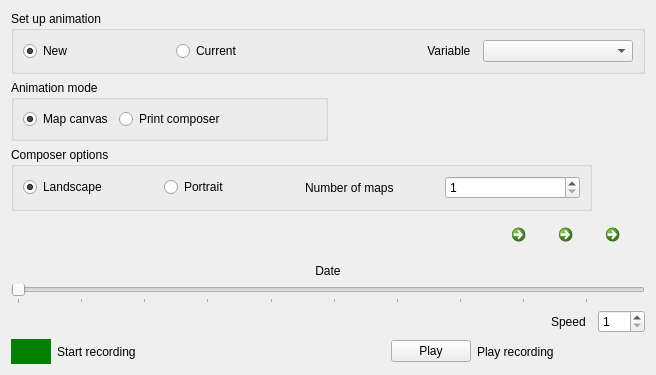
            <widget class="QWidget" name="animationTab">
             <attribute name="title">
              <string>&amp;Animated maps</string>
             </attribute>
             <layout class="QGridLayout" name="gridLayout_9">
              <item row="1" column="2">
               <widget class="QLabel" name="calculateLabel">
                <property name="text">
                 <string/>
                </property>
               </widget>
              </item>
              <item row="2" column="0" colspan="8">
               <widget class="QGroupBox" name="composeOptions">
                <property name="title">
                 <string>Composer options</string>
                </property>
                <layout class="QHBoxLayout" name="horizontalLayout_3">
                 <item>
                  <widget class="QRadioButton" name="composeLandscape">
                   <property name="text">
                    <string>Landscape</string>
                   </property>
                   <property name="checked">
                    <bool>true</bool>
                   </property>
                  </widget>
                 </item>
                 <item>
                  <widget class="QRadioButton" name="composePortrait">
                   <property name="text">
                    <string>Portrait</string>
                   </property>
                  </widget>
                 </item>
                 <item>
                  <widget class="QLabel" name="label_16">
                   <property name="text">
                    <string>Number of maps</string>
                   </property>
                  </widget>
                 </item>
                 <item>
                  <widget class="QSpinBox" name="composeCount">
                   <property name="minimum">
                    <number>1</number>
                   </property>
                   <property name="maximum">
                    <number>6</number>
                   </property>
                  </widget>
                 </item>
                </layout>
               </widget>
              </item>
              <item row="3" column="0" colspan="6">
               <spacer name="horizontalSpacer_2">
                <property name="orientation">
                 <enum>Qt::Horizontal</enum>
                </property>
                <property name="sizeHint" stdset="0">
                 <size>
                  <width>233</width>
                  <height>20</height>
                 </size>
                </property>
               </spacer>
              </item>
              <item row="3" column="6">
               <widget class="QCommandLinkButton" name="playCommand">
                <property name="sizePolicy">
                 <sizepolicy hsizetype="Fixed" vsizetype="Fixed">
                  <horstretch>0</horstretch>
                  <verstretch>0</verstretch>
                 </sizepolicy>
                </property>
                <property name="minimumSize">
                 <size>
                  <width>41</width>
                  <height>41</height>
                 </size>
                </property>
                <property name="maximumSize">
                 <size>
                  <width>41</width>
                  <height>41</height>
                 </size>
                </property>
                <property name="toolTip">
                 <string>Start button</string>
                </property>
                <property name="text">
                 <string/>
                </property>
                <property name="icon">
                 <iconset resource="resources.qrc">
                  <normaloff>:/plugins/QSWATPlus/play-24x24.png</normaloff>:/plugins/QSWATPlus/play-24x24.png</iconset>
                </property>
                <property name="iconSize">
                 <size>
                  <width>24</width>
                  <height>24</height>
                 </size>
                </property>
               </widget>
              </item>
              <item row="3" column="7">
               <widget class="QCommandLinkButton" name="pauseCommand">
                <property name="sizePolicy">
                 <sizepolicy hsizetype="Fixed" vsizetype="Fixed">
                  <horstretch>0</horstretch>
                  <verstretch>0</verstretch>
                 </sizepolicy>
                </property>
                <property name="minimumSize">
                 <size>
                  <width>41</width>
                  <height>41</height>
                 </size>
                </property>
                <property name="maximumSize">
                 <size>
                  <width>41</width>
                  <height>41</height>
                 </size>
                </property>
                <property name="toolTip">
                 <string>Pause button</string>
                </property>
                <property name="text">
                 <string/>
                </property>
                <property name="icon">
                 <iconset resource="resources.qrc">
                  <normaloff>:/plugins/QSWATPlus/pause-24x24.png</normaloff>:/plugins/QSWATPlus/pause-24x24.png</iconset>
                </property>
                <property name="iconSize">
                 <size>
                  <width>24</width>
                  <height>24</height>
                 </size>
                </property>
               </widget>
              </item>
              <item row="3" column="8">
               <widget class="QCommandLinkButton" name="rewindCommand">
                <property name="sizePolicy">
                 <sizepolicy hsizetype="Fixed" vsizetype="Fixed">
                  <horstretch>0</horstretch>
                  <verstretch>0</verstretch>
                 </sizepolicy>
                </property>
                <property name="minimumSize">
                 <size>
                  <width>41</width>
                  <height>41</height>
                 </size>
                </property>
                <property name="maximumSize">
                 <size>
                  <width>41</width>
                  <height>41</height>
                 </size>
                </property>
                <property name="toolTip">
                 <string>Rewind button</string>
                </property>
                <property name="text">
                 <string/>
                </property>
                <property name="icon">
                 <iconset resource="resources.qrc">
                  <normaloff>:/plugins/QSWATPlus/rewind-24x24.png</normaloff>:/plugins/QSWATPlus/rewind-24x24.png</iconset>
                </property>
                <property name="iconSize">
                 <size>
                  <width>24</width>
                  <height>24</height>
                 </size>
                </property>
               </widget>
              </item>
              <item row="4" column="0" colspan="9">
               <widget class="QLabel" name="dateLabel">
                <property name="text">
                 <string>Date</string>
                </property>
                <property name="alignment">
                 <set>Qt::AlignCenter</set>
                </property>
               </widget>
              </item>
              <item row="5" column="0" colspan="9">
               <widget class="QSlider" name="slider">
                <property name="toolTip">
                 <string>Slider to control currently diplayed date and data.  
Slider may be driven automatically at set speed by clicking start button. 
Can also be controlled manually by dragging or by using left and right arrows on keyboard.</string>
                </property>
                <property name="minimum">
                 <number>1</number>
                </property>
                <property name="sliderPosition">
                 <number>1</number>
                </property>
                <property name="orientation">
                 <enum>Qt::Horizontal</enum>
                </property>
                <property name="tickPosition">
                 <enum>QSlider::TicksBelow</enum>
                </property>
               </widget>
              </item>
              <item row="6" column="7">
               <widget class="QLabel" name="label">
                <property name="text">
                 <string>Speed</string>
                </property>
               </widget>
              </item>
              <item row="6" column="8">
               <widget class="QSpinBox" name="spinBox">
                <property name="toolTip">
                 <string>Change speed of animation.  Larger numbers mean increased speed.</string>
                </property>
                <property name="minimum">
                 <number>1</number>
                </property>
                <property name="maximum">
                 <number>100</number>
                </property>
               </widget>
              </item>
              <item row="7" column="1" colspan="3">
               <widget class="QLabel" name="recordLabel">
                <property name="text">
                 <string>Start recording</string>
                </property>
               </widget>
              </item>
              <item row="7" column="4">
               <widget class="QPushButton" name="playButton">
                <property name="text">
                 <string>Play</string>
                </property>
                <property name="flat">
                 <bool>false</bool>
                </property>
               </widget>
              </item>
              <item row="7" column="5" colspan="3">
               <widget class="QLabel" name="label_14">
                <property name="text">
                 <string>Play recording</string>
                </property>
               </widget>
              </item>
              <item row="1" column="0" colspan="2">
               <widget class="QGroupBox" name="groupBox">
                <property name="sizePolicy">
                 <sizepolicy hsizetype="Minimum" vsizetype="Preferred">
                  <horstretch>0</horstretch>
                  <verstretch>0</verstretch>
                 </sizepolicy>
                </property>
                <property name="minimumSize">
                 <size>
                  <width>300</width>
                  <height>0</height>
                 </size>
                </property>
                <property name="title">
                 <string>Animation mode</string>
                </property>
                <layout class="QGridLayout" name="gridLayout_22">
                 <item row="0" column="0">
                  <widget class="QRadioButton" name="canvasAnimation">
                   <property name="sizePolicy">
                    <sizepolicy hsizetype="Minimum" vsizetype="Fixed">
                     <horstretch>0</horstretch>
                     <verstretch>0</verstretch>
                    </sizepolicy>
                   </property>
                   <property name="toolTip">
                    <string>Animation will be shown in map canvas, using sole or currently selected animation file</string>
                   </property>
                   <property name="text">
                    <string>Map canvas</string>
                   </property>
                   <property name="checked">
                    <bool>true</bool>
                   </property>
                  </widget>
                 </item>
                 <item row="0" column="1">
                  <widget class="QRadioButton" name="printAnimation">
                   <property name="sizePolicy">
                    <sizepolicy hsizetype="Preferred" vsizetype="Fixed">
                     <horstretch>0</horstretch>
                     <verstretch>0</verstretch>
                    </sizepolicy>
                   </property>
                   <property name="text">
                    <string>Print composer</string>
                   </property>
                  </widget>
                 </item>
                 <item row="0" column="2">
                  <spacer name="horizontalSpacer_8">
                   <property name="orientation">
                    <enum>Qt::Horizontal</enum>
                   </property>
                   <property name="sizeHint" stdset="0">
                    <size>
                     <width>91</width>
                     <height>19</height>
                    </size>
                   </property>
                  </spacer>
                 </item>
                </layout>
               </widget>
              </item>
              <item row="0" column="0" colspan="9">
               <widget class="QGroupBox" name="animationSetup">
                <property name="minimumSize">
                 <size>
                  <width>0</width>
                  <height>0</height>
                 </size>
                </property>
                <property name="title">
                 <string>Set up animation</string>
                </property>
                <layout class="QGridLayout" name="gridLayout_10">
                 <item row="0" column="0">
                  <widget class="QRadioButton" name="newAnimation">
                   <property name="toolTip">
                    <string>Create new animation file</string>
                   </property>
                   <property name="text">
                    <string>New</string>
                   </property>
                   <property name="checked">
                    <bool>true</bool>
                   </property>
                  </widget>
                 </item>
                 <item row="0" column="1">
                  <widget class="QRadioButton" name="currentAnimation">
                   <property name="toolTip">
                    <string>&lt;html&gt;&lt;head/&gt;&lt;body&gt;&lt;p&gt;Change sole or currently selected animation file&lt;/p&gt;&lt;/body&gt;&lt;/html&gt;</string>
                   </property>
                   <property name="text">
                    <string>Current</string>
                   </property>
                  </widget>
                 </item>
                 <item row="0" column="3">
                  <widget class="QComboBox" name="animationVariableCombo">
                   <property name="minimumSize">
                    <size>
                     <width>150</width>
                     <height>0</height>
                    </size>
                   </property>
                   <property name="toolTip">
                    <string>Select variable for animation</string>
                   </property>
                  </widget>
                 </item>
                 <item row="0" column="2">
                  <widget class="QLabel" name="label_2">
                   <property name="text">
                    <string>Variable  </string>
                   </property>
                   <property name="alignment">
                    <set>Qt::AlignRight|Qt::AlignTrailing|Qt::AlignVCenter</set>
                   </property>
                  </widget>
                 </item>
                </layout>
               </widget>
              </item>
              <item row="7" column="0">
               <widget class="QPushButton" name="recordButton">
                <property name="sizePolicy">
                 <sizepolicy hsizetype="Fixed" vsizetype="Fixed">
                  <horstretch>0</horstretch>
                  <verstretch>0</verstretch>
                 </sizepolicy>
                </property>
                <property name="minimumSize">
                 <size>
                  <width>40</width>
                  <height>25</height>
                 </size>
                </property>
                <property name="styleSheet">
                 <string notr="true">background-color: green; border: none;</string>
                </property>
                <property name="text">
                 <string notr="true"/>
                </property>
               </widget>
              </item>
             </layout>
            </widget>
